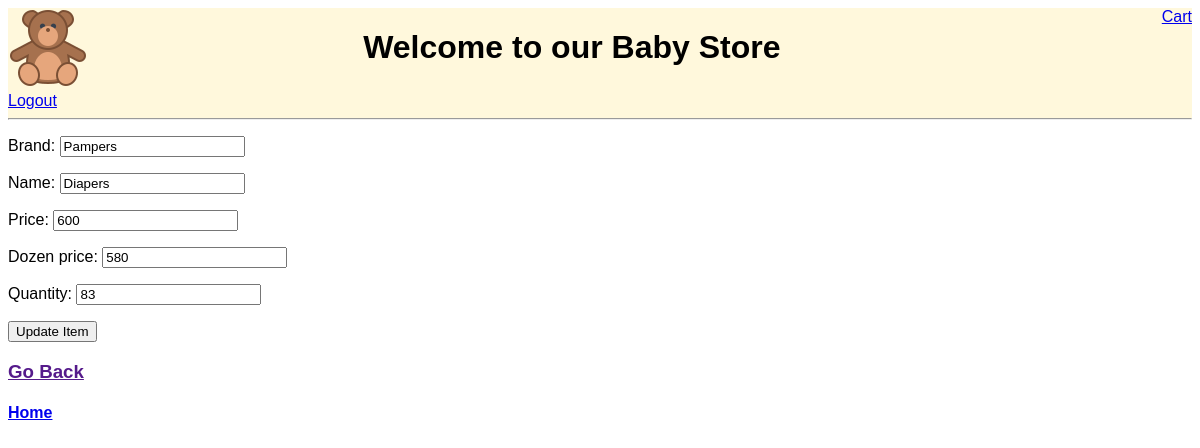
Before: /item/24/update_item/ (signed in) with the older database file.
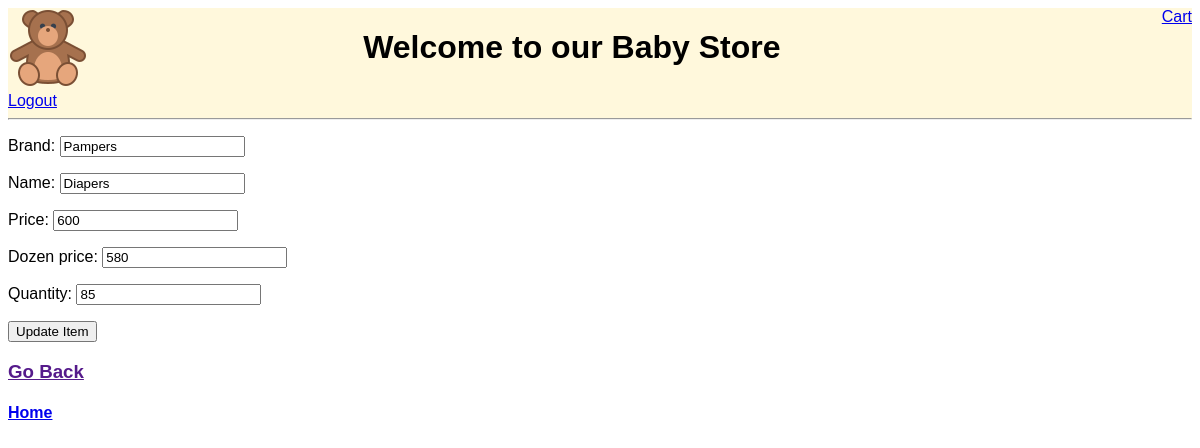
After: the same page with the newer database file.
### app/models.py (models this page shows, shortened)
class Item(models.Model):
    department = models.ForeignKey(Department, on_delete=CASCADE)
    brand = models.CharField(max_length=200, blank=True)
    name = models.CharField(max_length=200, unique=True)
    price = models.IntegerField(null=False)
    dozen_price = models.IntegerField(blank=True, null=True)
    quantity = models.IntegerField(default=0)
    time_added = models.DateTimeField(default=datetime.now, blank=True)
    updated = models.DateTimeField(null=True, blank=True)
    class Meta:
        ordering = ['-quantity', '-price']

### app/views.py (the view, shortened to what this page needs)
# urls.py: path('item/<str:pk>/update_item/', views.update_item, name='update_item'),
def update_item(request, pk):
    item = Item.objects.get(id=pk)
    item_quantity = item.quantity
    form = ItemFormCRUD(instance=item)
    context_dict = {"form": form, "department": department}
    return render(request, 'app/update_item.html', context_dict)

### app/forms.py
class ItemFormCRUD(forms.ModelForm):
    name = forms.CharField(max_length=200)
    price = forms.IntegerField(required=True)
    quantity = forms.IntegerField(required=True)
    brand = forms.CharField(required=False)
    dozen_price = forms.IntegerField(required=False)
    class Meta:
        model = Item
        exclude = ('department', 'time_added', 'updated')

### app/templates/app/update_item.html (shortened to what this page needs)
{% extends 'main.html' %}
{% block content %}
{% if request.user.is_authenticated and request.user.is_superuser%}
<div>
    <form method="POST" action="">
        {{ form.as_p }}
        <input type="submit" name="submit" value="Update Item" />
    </form>
    <h3><a href="{{request.META.HTTP_REFERER}}">Go Back</a></h3>
</div>
{% else %}
<p>You are not allowed here! </p>
{% endif %}
{% endblock %}

Changed rows visible on the page:
changed Item "Pampers": quantity "83" → "85"
